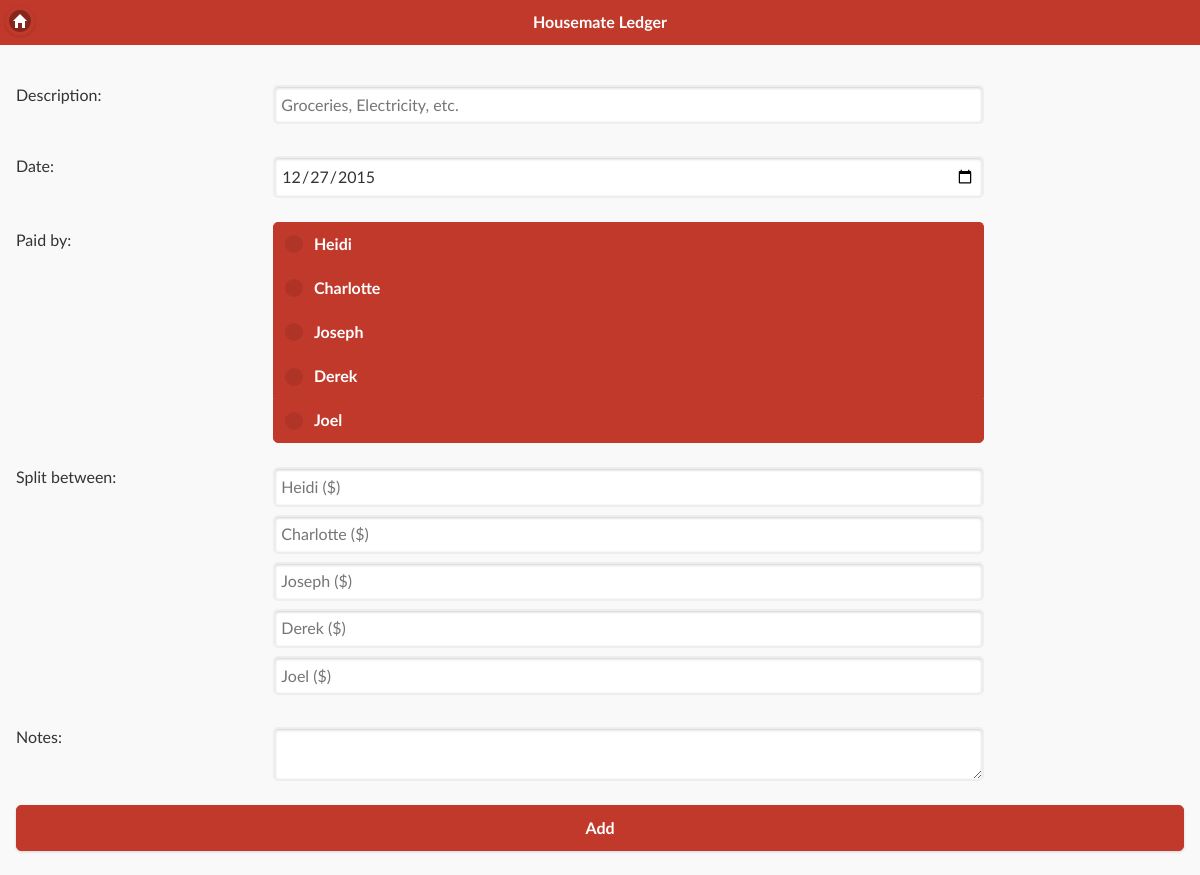
The page /add.php on the database its author committed.
### tables this page shows
CREATE TABLE IF NOT EXISTS `housemates` (
`housemate_id` int(11) NOT NULL,
  `housemate_name` varchar(255) NOT NULL,
  `id` int(11) NOT NULL
);

### src/db.php (called while the page is built, shortened)
<?php
	function query_items($sql) {
		$items_out = array();
		$conn = new mysqli(DB_SERVER, DB_USER, DB_PASS, DB_NAME);
		$result = $conn->query($sql);
		if ($result->num_rows > 0) {
			while($row = $result->fetch_assoc()) {
				array_push($items_out, $row);
			}
		}
		return $items_out;
	}
	function get_list_housemates() {
		return query_items("SELECT * FROM housemates WHERE 1 ORDER BY housemate_id ASC");
	}
?>

### src/add.php (the view, shortened to what this page needs)
<?php
	include_once "db.php";
?>
<!DOCTYPE html>
<html>
	<head>
		<link rel="stylesheet" href="css/jquery.mobile-1.4.5.min.css" />
		<link rel="stylesheet" href="css/styles.css" />
		<link rel="stylesheet" type="text/css" href="css/jquery.mobile.flatui.css" />
	</head>
	<body>
		<div data-role="page" id="pgeAdd" data-theme="d">
			<div data-role="header">
				<a href="./" data-icon="home" data-iconpos="notext" data-transition="fade"></a><h1><?php echo TITLE ?> Ledger</h1>
			</div>
			<div data-role="content">
				<form action="index.php" method="POST">
					<div data-role="fieldcontain" id="fieldDescription">
						<label>Description:</label>
						<fieldset data-role="controlgroup">
							<input type="text" id="description" name="description" value="" placeholder="Groceries, Electricity, etc."/>
						</fieldset>
					</div>
					<div data-role="fieldcontain" id="fieldDate">
						<label>Date:</label>
						<fieldset data-role="controlgroup">
							<input type="date" name="date" value="<?php echo date('Y-m-d'); ?>"/>
						</fieldset>
					</div>
					<div data-role="fieldcontain" id="fieldPaidBy">
						<label>Paid by:</label>
						<fieldset data-role="controlgroup">
							<?php
								$housemates = get_list_housemates();
								for ($i=0; $i<count($housemates); $i++) {
									echo('
								<input type="radio" name="paidby" id="pb_'.$housemates[$i]["housemate_id"].'" class="custom" value="'.$housemates[$i]["housemate_id"].'"/>
								<label for="pb_'.$housemates[$i]["housemate_id"].'">'.$housemates[$i]["housemate_name"].'</label>
									');
								}
							?>
						</fieldset>
					</div>
					<div data-role="fieldcontain" id="fieldSplitBetween">
						<label>Split between:</label>
						<fieldset data-role="controlgroup">
							<?php
								for ($i=0; $i<count($housemates); $i++) {
									echo('
								<input type="number" name="pv_'.$housemates[$i]["housemate_id"].'" id="pv_'.$housemates[$i]["housemate_id"].'" class="custom" placeholder="'.$housemates[$i]["housemate_name"].' ($)"/>
								<label for="pv_'.$housemates[$i]["housemate_id"].'">'.$housemates[$i]["housemate_name"].'</label>
									');
								}
							?>
						</fieldset>
					</div>
					<div data-role="fieldcontain" id="fieldNotes">
						<label>Notes:</label>
						<fieldset data-role="controlgroup">
							<textarea id="notes" name="notes"></textarea>
						</fieldset>
					</div>
					<input type="submit" value="Add"/>
				</form>
			</div>
		</div>
	</body>
</html>

### rows shown on the page
housemates: housemate_name "Heidi", housemate_name "Heidi ($)"
housemates: housemate_name "Charlotte", housemate_name "Charlotte ($)"
housemates: housemate_name "Joseph", housemate_name "Joseph ($)"
housemates: housemate_name "Derek", housemate_name "Derek ($)"
housemates: housemate_name "Joel", housemate_name "Joel ($)"

### other values the page prints
TITLE "Housemate"
